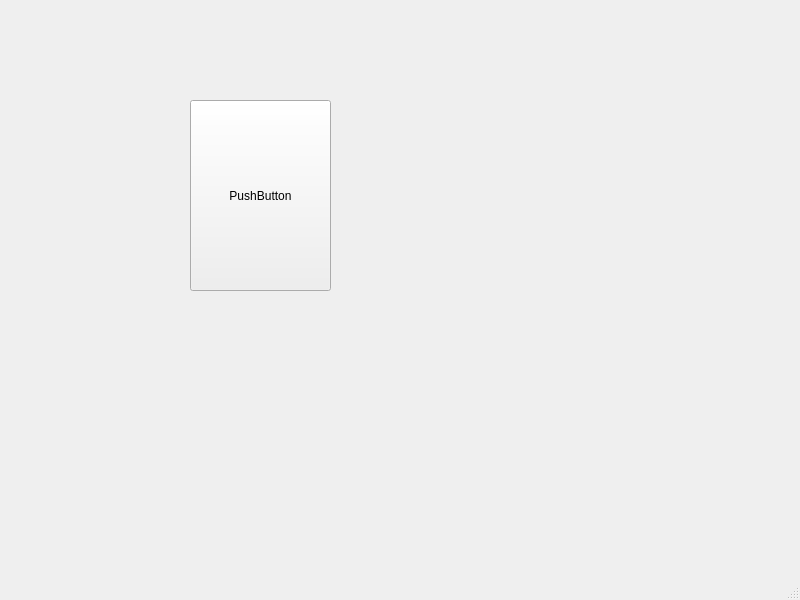
<?xml version="1.0" encoding="UTF-8"?>
<ui version="4.0">
 <class>MainWindow</class>
 <widget class="QMainWindow" name="MainWindow">
  <property name="geometry">
   <rect>
    <x>0</x>
    <y>0</y>
    <width>800</width>
    <height>600</height>
   </rect>
  </property>
  <property name="windowTitle">
   <string>MainWindow</string>
  </property>
  <widget class="QWidget" name="centralwidget">
   <widget class="QPushButton" name="screen">
    <property name="geometry">
     <rect>
      <x>190</x>
      <y>100</y>
      <width>141</width>
      <height>191</height>
     </rect>
    </property>
    <property name="text">
     <string>PushButton</string>
    </property>
   </widget>
  </widget>
  <widget class="QMenuBar" name="menubar">
   <property name="geometry">
    <rect>
     <x>0</x>
     <y>0</y>
     <width>800</width>
     <height>28</height>
    </rect>
   </property>
  </widget>
  <widget class="QStatusBar" name="statusbar"/>
 </widget>
 <resources/>
 <connections>
  <connection>
   <sender>screen</sender>
   <signal>clicked()</signal>
   <receiver>MainWindow</receiver>
   <slot>showFullScreen()</slot>
   <hints>
    <hint type="sourcelabel">
     <x>260</x>
     <y>223</y>
    </hint>
    <hint type="destinationlabel">
     <x>399</x>
     <y>299</y>
    </hint>
   </hints>
  </connection>
 </connections>
</ui>
